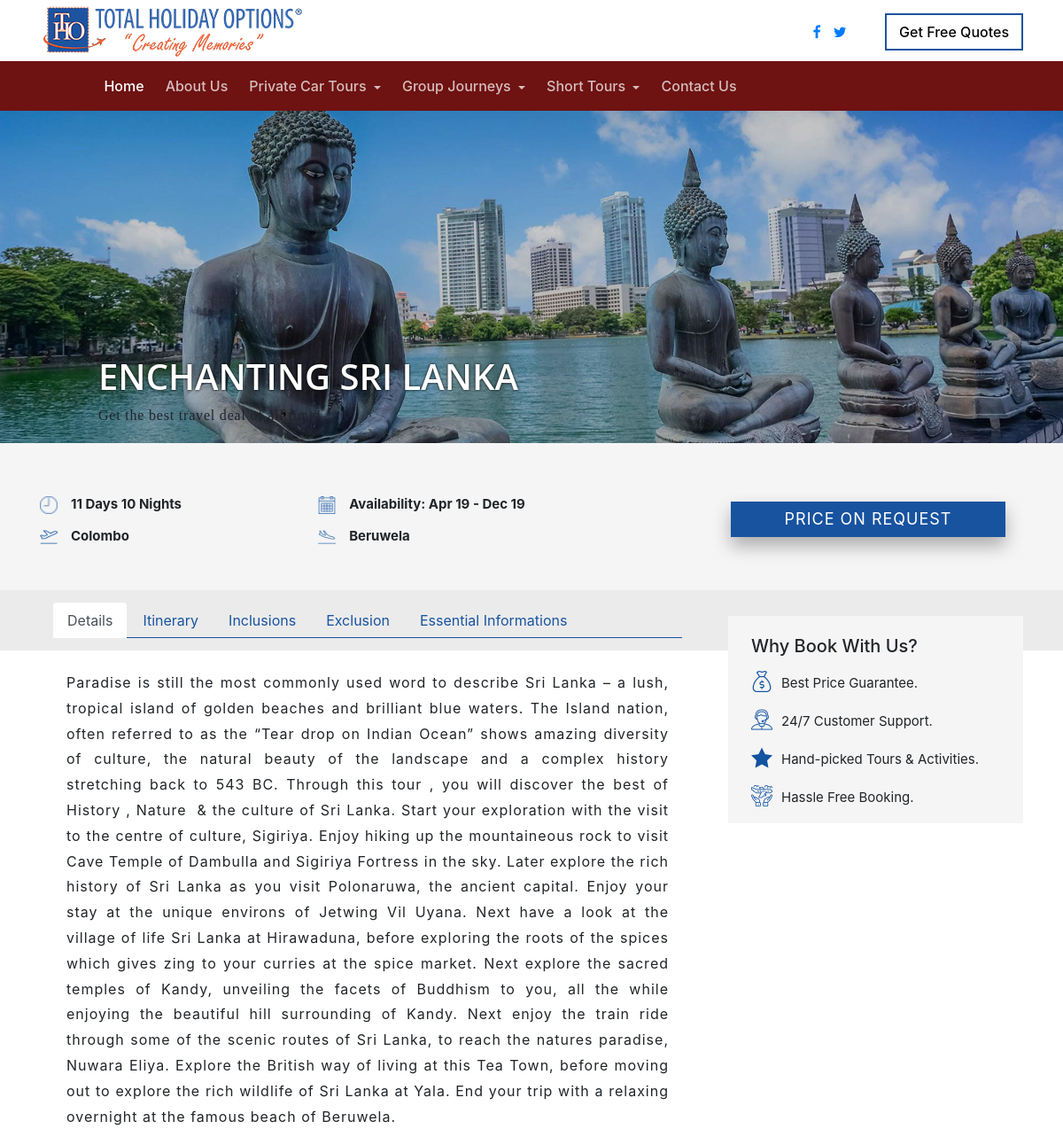
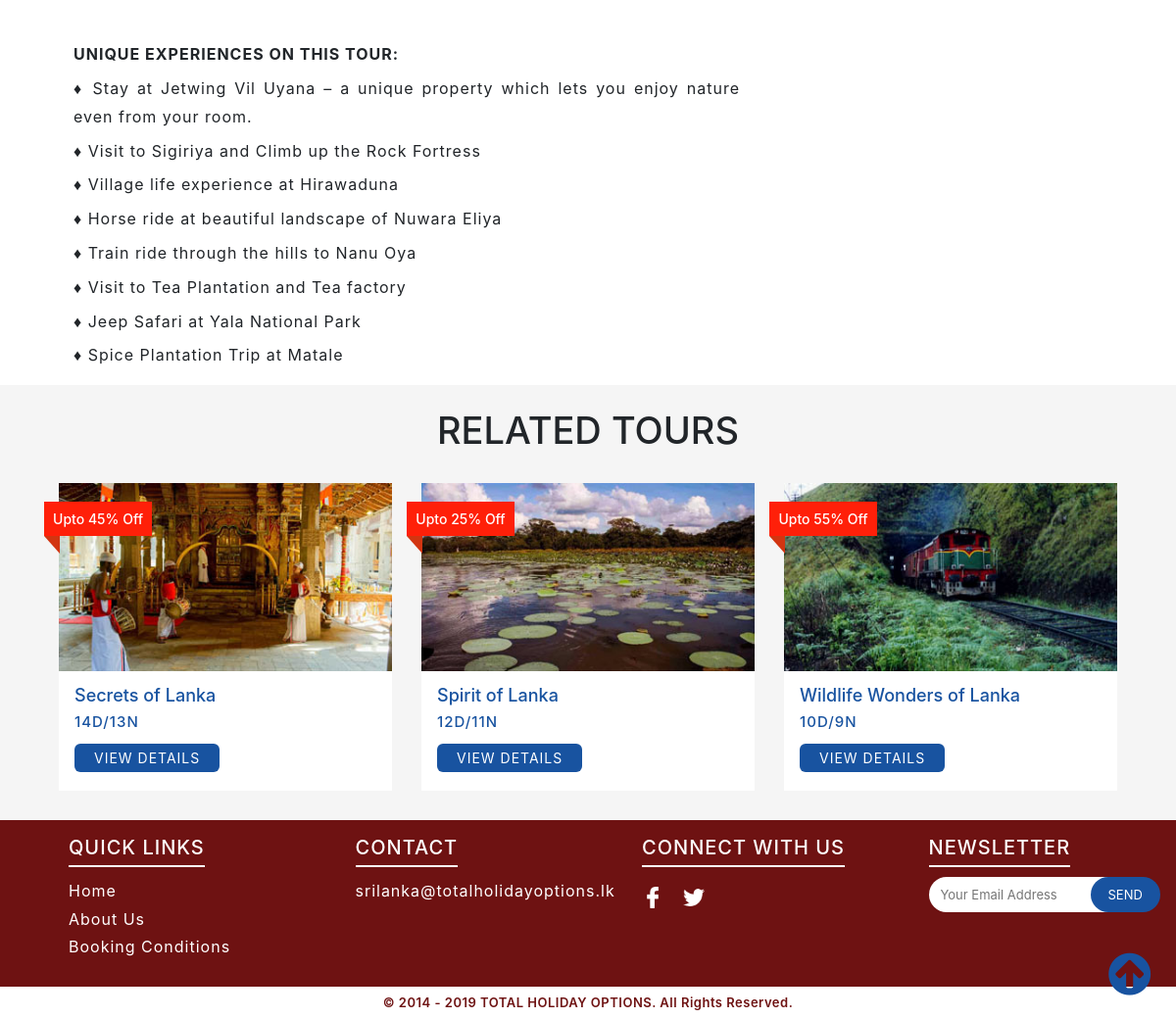
/private-car-tours/enchanting-sri-lanka, run on the app's committed database (2 pictures, top to bottom).
### tables this page shows
CREATE TABLE `category` (
  `id` int(11) NOT NULL,
  `name` text NOT NULL,
  `alias` text NOT NULL,
  `parent` text NOT NULL,
  `description` varchar(300) NOT NULL,
  `image` varchar(200) NOT NULL,
  `alt` text NOT NULL,
  `created_on` datetime NOT NULL,
  `update_on` datetime NOT NULL,
  `ip` varchar(64) NOT NULL
);

CREATE TABLE `package` (
  `id` int(11) NOT NULL,
  `title` text NOT NULL,
  `alias` text NOT NULL,
  `category` varchar(64) NOT NULL,
  `duration` int(11) NOT NULL,
  `availability_from` date NOT NULL,
  `availability_to` date NOT NULL DEFAULT '0000-00-00',
  `marquee` text NOT NULL,
  `offer` text NOT NULL,
  `discounted_price` int(11) NOT NULL,
  `price` int(11) NOT NULL,
  `tour_route_from` text NOT NULL,
  `tour_route_to` text NOT NULL,
  `route` varchar(250) NOT NULL,
  `itinerary` text NOT NULL,
  `details` text NOT NULL,
  `exclusion` text NOT NULL,
  `inclusions` text NOT NULL,
  `essential_information` text NOT NULL,
  `banner_image` varchar(100) NOT NULL,
  `banner_alt` varchar(64) NOT NULL,
  `map_image` varchar(100) NOT NULL,
  `map_alt` varchar(64) NOT NULL,
  `search_image` varchar(100) NOT NULL,
  `search_alt` varchar(64) NOT NULL,
  `price_include` text NOT NULL,
  `relative` varchar(100) NOT NULL,
  `created_on` datetime NOT NULL,
  `update_on` datetime NOT NULL
);

### application/controllers/Home.php (called while the page is built, shortened)
<?php defined("BASEPATH") OR exit ('No direct script access allowed');
class Home extends CI_Controller{
function __construct(){
if(isset($_SERVER['HTTPS']) && $_SERVER['HTTPS'] === 'on'){
    $link = "https";
}
else{
    $link = "http";
}
$link .= "://".$_SERVER['HTTP_HOST'].$_SERVER['REQUEST_URI'];
   $this->load->model('cat');
   $category = $this->cat->all_parent();
   $this->load->model('packages');
   $pack = $this->packages->package_list();
   $this->load->model('meta_data_model');
   $meta = $this->meta_data_model->get_search_data($link);
   $this->load->view('frontend/theme/header', array('row' => $category, 'list'=>$pack, 'meta_data'=>$meta, ));
}
     public function page($cat='',$pack='')
   {
       $category_id = $this->cat->parent_id($cat);
         $category_id=@$category_id[0]['id'];
      $pack_id = $this->packages->package_id($pack);
$pack_id=$pack_id['id'];
  $data=$this->packages->get_by_alias($category_id,$pack);
$ids=explode(",",$data['relative']);
$relative_pack=$this->packages->top_packages($ids);
$days = $this->packages->itinerary_days($pack_id);
$this->load->view('frontend/inner_page', array('data' =>$data,'relative_pack'=>$relative_pack,'itineraries'=>$days,));
  }
}

### index.php (called while the page is built, shortened)
<?php
require_once BASEPATH.'core/CodeIgniter.php';

### application/models/Cat.php (called while the page is built, shortened)
<?php
class Cat extends CI_Model{
   public function all_parent(){
      $this->db->select('id,name,alias');
      $info =$this->db->get('category');
      return $info->result_array();
   }
         public function parent_id($cat){
      $this->db->select('id')->where('alias',$cat);
      $info =$this->db->get('category');
      return $info->result_array();
   }
}

### application/models/Packages.php (called while the page is built, shortened)
<?php
class Packages extends CI_Model{
   public function package_list(){
      $this->db->select('id,title,alias,category');
   $table = $this->db->get('package');
       return $table->result_array();
   }
public function top_packages($ids)
{
    $ids = array_values($ids);
    $this->db->select('package.id,package.title,package.alias,package.map_image,package.map_alt,package.duration,package.offer,category.alias as cat_alias')
                ->where_in('package.id',$ids)
                ->from('package')
                ->join('category','package.category=category.id','inner');
    $top=$this->db->get();
    return $top->result_array();
}
   public function get_by_alias($category_id,$pack){
      $row=$this->db->get_where('package',array('category'=>$category_id,'alias'=>$pack,));
         $row=$row->result_array();
      return(@$row[0]);
   }
}

### application/views/frontend/inner_page.php (the view, shortened to what this page needs)
	<section class="section_inner1">
	<div class="container-fluid inner_page_first">
		<div class="row">
			<div class="col-lg-12 marquee_parts">
				<div class="inner_page_top_image"><img src="<?php echo base_url('/uploads/package/'.$data['banner_image']);?>"></div>
					<div class="inner_page_top_header col-lg-12 col-md-12 col-sm-12 col-xs-12">
						<h1><?php echo $data['title'];?></h1>
						<marquee  behavior="scroll" direction="left"><p><?php echo $data['marquee'];?></p></marquee>
					</div>
					<div class="inner_page_right_header col-lg-12 col-md-12 col-sm-12 col-xs-12">
						</div>
					</div>
			</div>
		</div>
	<br clear="all">
</section>
<section class="section_inner2">
	<div class="container">
		<div class="row">
			<div class="col-lg-8 col-md-8 col-sm-12 col-xs-12 inner2_left">
				<div class="col-lg-4 col-md-6 col-sm-6 col-xs-6 inner2_left1">
					<span><img src="<?php echo base_url("assets/frontend/images/time.png") ?>"><?php echo $data['duration'];?> Days <?php echo --$data['duration'];?> Nights</span>
					<span><img src="<?php echo base_url("assets/frontend/images/departures.png") ?>"><?php echo $data['tour_route_from'];?></span>
				</div>
				<div class="col-lg-4 col-md-6 col-sm-6 col-xs-6 inner2_left2">
					<span><img src="<?php echo base_url("assets/frontend/images/calendar1.png") ?>">Availability: <?php echo date('M y',strtotime($data['availability_from']));?> - <?php echo date('M y',strtotime($data['availability_to']));?> </span>
					<span><img src="<?php echo base_url("assets/frontend/images/arrivals.png") ?>"><?php echo $data['tour_route_to'];?></span>
				</div>
			</div>
			<div class="col-lg-4 col-md-4 col-sm-12 col-xs-12 inner2_right22">
												<div id="Booking_form" class="tabcontent_left">
							<a href="#modalPrice" data-toggle="modal">Price On Request</a>
						</div>
						</div>
			</div>
		</div>
</section>
<section class="section_inner3">
	<div class="itinery_portion">
		<div class="container">
			<div class="col-lg-8 col-md-12 col-sm-12 col-xs-12 itinery_left">
					  <ul class="nav nav-tabs">
						<li class="nav-item">
						  <a class="nav-link active" data-toggle="tab" href="#menu_details">Details</a>
						</li>
						<li class="nav-item">
						  <a class="nav-link" data-toggle="tab" href="#menu_ininerary">Itinerary</a>
						</li>
						<li class="nav-item">
						  <a class="nav-link" data-toggle="tab" href="#menu_inclusion">Inclusions</a>
						</li>
						<?php if(!empty($data['exclusion'])){ ?>
						<li class="nav-item">
						  <a class="nav-link" data-toggle="tab" href="#menu_exclusion">Exclusion</a>
						</li>
					<?php } if(!empty($data['essential_information'])){ ?>
						<li class="nav-item">
						  <a class="nav-link" data-toggle="tab" href="#menu_essential_info">Essential Informations</a>
						</li>
				 <?php }?>
					  </ul>
				  <div class="tab-content">
					<div id="menu_details" class="container tab-pane active"><br>
					  <p><?php echo $data['details'];?></p>
					</div>
				  </div>
			</div>
						<div class="col-lg-4 col-md-12 col-sm-12 col-xs-12 tour_highlight_main">
							<div class="container">
								  <div class="tour_highlight">
									<h4>Why Book With Us?</h4>
									<span><img src="<?php echo base_url("assets/frontend/images/money-bag.png"); ?>"><p>Best Price Guarantee.</p></span>
									<span><img src="<?php echo base_url("assets/frontend/images/support.png"); ?>"><p>24/7 Customer Support.</p></span>
									<span><img src="<?php echo base_url("assets/frontend/images/star.png"); ?>"><p>Hand-picked Tours & Activities.</p></span>
									<span><img src="<?php echo base_url("assets/frontend/images/travel-insurance.png"); ?>"><p>Hassle Free Booking.</p></span>
								</div>
						  </div>
					  </div>
		</div>
	</div>
	<br clear="all">
</section>
<section class="section_inner4">
	<div class="container">
		<div class="row">
			<div class="col-lg-12 col-md-12 col-sm-12 col-xs-12 related_tours_heading">
				<h1>Related Tours</h1>
			</div>
			<div class="col-lg-12 col-md-12 col-sm-12 col-xs-12 related_tours">
<?php foreach ($relative_pack as $key) { ?>
	<div class="col-lg-4 col-md-4 col-sm-12 col-xs-12 related_tour_left_parts">
					<div class="related_tour_part">
						<img src="<?php echo base_url().'uploads/package/'.$key['map_image']; ?>">
						<div class="top_ribon">
							<span><?php echo $key['offer']; ?> Off</span>
						</div>
						<div class="related_tour_text">
							<h5><?php echo $key['title']; ?></h5>
							<h6><?php echo $key['duration']; ?>D/<?php echo --$key['duration']; ?>N</h6>
							<div class="related_tour_text_right">
								<a href="<?php echo base_url($key['cat_alias']."/".$key['alias']);?>">View Details</a>
							</div>
						</div>
					</div>
				</div>
<?php } ?>
			</div>
		</div>
	</div>
</section>

### application/views/frontend/theme/header.php (shortened to what this page needs)
 <!DOCTYPE html>
<html lang="en">
<head>
<link rel="stylesheet" type="text/css" href="<?php echo base_url()."assets/"?>frontend/css/main-styles.css">
	<link rel="stylesheet" type="text/css" href="<?php echo base_url()."assets/"?>frontend/css/responsive.css">
	<link rel="stylesheet" href="<?php echo base_url()."assets/"?>frontend/font_awesome/css/font-awesome.min.css">
	<link rel="stylesheet" href="<?php echo base_url()."assets/"?>frontend/css/bootstrap.min.css">
<link rel="stylesheet" type="text/css" href="<?php echo base_url()."assets/"?>frontend/css/inner_styles.css">
<link rel="stylesheet" type="text/css" href="<?php echo base_url()."assets/"?>frontend/css/search_styles.css">
<link rel="stylesheet" type="text/css" href="<?php echo base_url()."assets/"?>frontend/css/contact_styles.css">
<link rel="stylesheet" type="text/css" href="<?php echo base_url()."assets/"?>frontend/css/about_styles.css">
<link rel="stylesheet" type="text/css" href="<?php echo base_url()."assets/"?>frontend/css/booking_styles.css">
<link rel="stylesheet" href="<?php echo base_url()."assets/"?>frontend/css/jquery-ui.css">
<link rel="stylesheet" href="<?php echo base_url()."assets/"?>frontend/css/animate.min.css">
</head>
<body>
<section class="section1">
	<header class="page-header">
<div class="top_bar">
			<div class="container">
				<div class="row">
					<div class="col d-flex flex-row">
						<div class="logo"><a href="<?php echo base_url(); ?>"><img src="<?php echo base_url("assets/frontend/images/THO-logo.png") ?>" alt="Logo"></a></div>
						<div class="social">
							<ul class="social_list">
								<li class="social_list_item social_list_item1" title=""><a href="https://www.facebook.com/TOTALHOLIDAYOPTIONS" target="_blank" title="Facebook"><i class="fa fa-facebook" aria-hidden="true"></i></a></li>
								<li class="social_list_item social_list_item2" title=""><a href="http://www.twitter.com/thoworldwide" target="_blank" title="Twitter"><i class="fa fa-twitter" aria-hidden="true"></i></a></li>
							</ul>
						</div>
						<div class="user_box ml-auto">
							<div class="user_box_login user_box_link"><button data-toggle="modal" data-target="#free_quotes">Get Free Quotes</button></div>
						</div>
					</div>
</div>
				</div>
			</div>
		<nav class="navbar navbar-expand-md navbar-dark sticky-top" data-toggle="sticky-onscroll">
				<div class="collapse navbar-collapse" id="collapsibleNavbar">
					<ul class="navbar-nav">
						  <li class="nav-item active">
							<a class="nav-link" href="<?php echo base_url();?>">Home</a>
						  </li>
						  <li class="nav-item">
							<a class="nav-link" href="<?php echo base_url('about-us');?>">About Us</a>
						  </li>
		<?php
foreach ($row as  $value) {
   ?>
						  <li class="nav-item dropdown">
							<a class="nav-link dropdown-toggle" data-toggle="dropdown" href="#"> <?php echo $value['name']; ?> </a>
						  </li>
<?php } ?>
						  <li class="nav-item">
							<a class="nav-link" href="<?php echo base_url('contact-us');?>">Contact Us</a>
						  </li>
					</ul>
				</div>
		</nav>
	</header>
</section>

### data on the page
category: name "Private Car Tours"
category: name "Group Journeys"
category: name "Short Tours"
package: banner_image (picture), title "ENCHANTING SRI LANKA", marquee "Get the best travel deal of all time!", duration "11", tour_route_from "Colombo", availability_from "Apr 19", availability_to "Dec 19", tour_route_to "Beruwela", details "Paradise is still the most commonly used word to describe Sri Lanka – a lush, tropical island of golden beaches and brilliant blue waters. The Island nation, often referred to as the “Tear drop on Indian Ocean” shows amazing diversity of culture, the natural beauty of the landscape and a complex history stretching back to 543 BC. Through this tour , you will discover the best of History , Nature & the culture of Sri Lanka. Start your exploration with the visit to the centre of culture, Sigiriya. Enjoy hiking up the mountaineous rock to visit Cave Temple of Dambulla and Sigiriya Fortress in the sky. Later explore the rich history of Sri Lanka as you visit Polonaruwa, the ancient capital.…"
package: map_image (picture), offer "Upto 45%", title "Secrets of Lanka", duration "14"
package: map_image (picture), offer "Upto 25%", title "Spirit of Lanka", duration "12"
package: map_image (picture), offer "Upto 55%", title "Wildlife Wonders of Lanka", duration "10"
